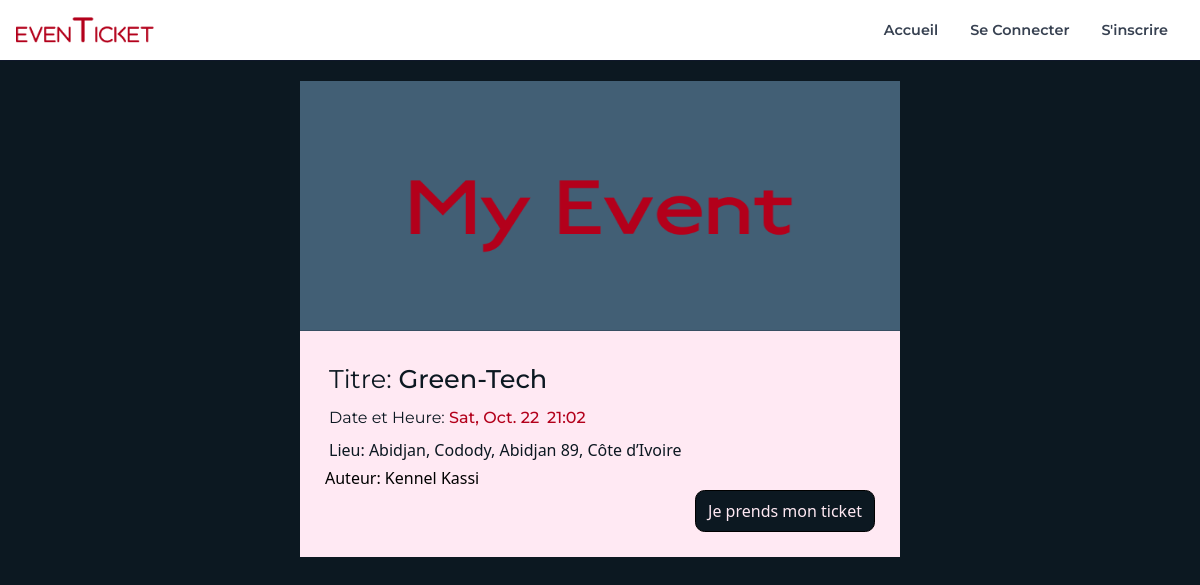
Page /event/3 on the earlier database version.
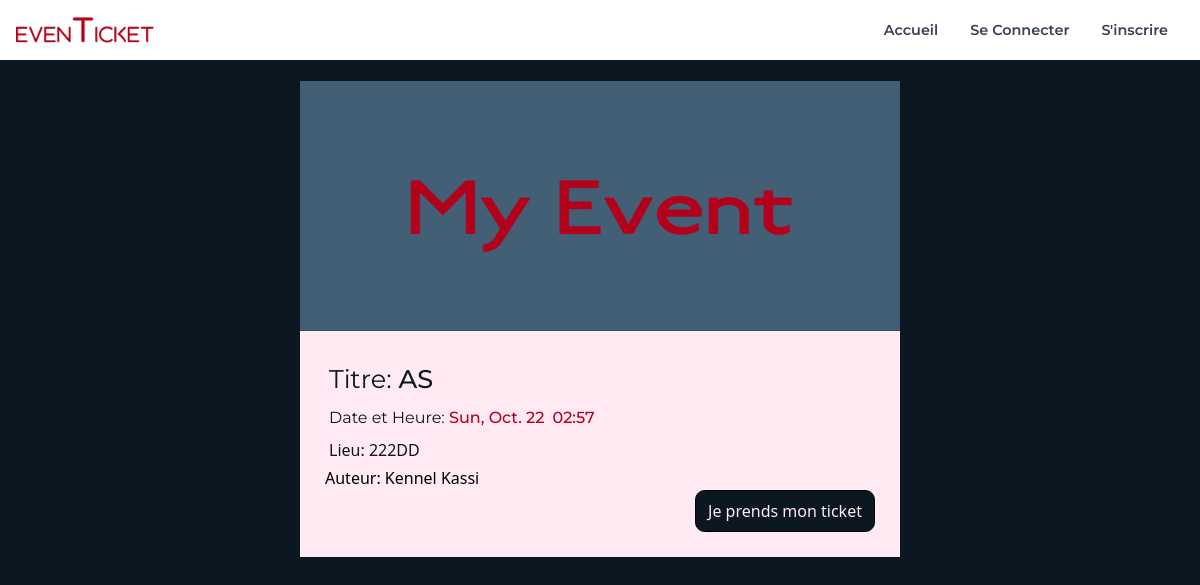
Same page on the later database version.
### mypass/models.py (models this page shows)
class Events(db.Model):
    id = db.Column('id_events', db.Integer, primary_key=True)
    title = db.Column('event_title', db.String(length=100), nullable=False)
    category = db.Column('category', db.Integer,
                         db.ForeignKey(Category.id), nullable=False)
    author = db.Column('author', db.Integer,
                       db.ForeignKey(Users.id), nullable=False)
    type = db.Column(db.Integer, db.ForeignKey(Type_Event.id), nullable=False)
    place = db.Column('event_place', db.String(length=100), nullable=False)
    date_event = db.Column(db.DateTime, nullable=False,
                           default=datetime.utcnow)
    time_event = db.Column(db.Time, nullable=False)
    seat = db.Column('nombre_places', db.Integer, nullable=False)
    image = db.Column('image', db.String(length=200),
                      default='defaultTheme.png')
    date_post = db.Column(db.DateTime, nullable=False,
                          default=datetime.utcnow)

### mypass/routes.py (the view)
@app.route('/event/<event_id>', methods=['GET', 'POST'])
def EventView(event_id):
    data = []
    button = Ticket()
    event = Events.query.get(event_id)
    author = Users.query.get(event.author)
    data.append({'id': event.id, "title": event.title, "date": event.date_event.strftime('%a, %b. %y'), 'author_id': event.author, 'author': author.first_name + ' ' + author.last_name, "heure": event.time_event.strftime('%H:%M'), "lieu": event.place,
                 "image": url_for('static', filename='thumbnails/images/{}'.format(event.image))}),
    return render_template('eventview.html', datas=data, button=button, title='Prendre sont ticket')

### mypass/templates/eventview.html (shortened to what this page needs)
{% extends 'layout.html' %} {% block content %}
<div class="ticket">
  {% for data in datas%}
  <div class="ticket-card">
    <div class="image-event">
      <img src={{ data.image }} class="image-ticket" />
    </div>
    <div class="event-infoCard">
      <div class="eventTitle"><span>Titre:</span> {{data.title}}</div>
      <div class="dateInfo">
        <div class="event-date"><span>Date et Heure:</span> {{data.date}}</div>
        <div class="event-hour">{{data.heure}}</div>
      </div>
      <div class="event-place">Lieu: <span>{{data.lieu}}</span> </div>
      <div class="event-author"> Auteur:
        <a href="{{url_for('profileuser', user_id = data.author_id)}}"
          >{{data.author}}</a
        >
      </div>
      <divc class="buttonEventview">
          <a
            href="{{url_for('ticket', event_id=data.id, user_id=current_user.id)}}"
            ><button>Je prends mon ticket</button></a
          >
      </div>
    </div>
  </div>
  {%endfor%}
{% endblock %}

### mypass/templates/layout.html (shortened to what this page needs)
<!DOCTYPE html>
<html lang="fr">
  <head>
    <link rel="stylesheet" href="{{url_for('static',filename='style.css')}}" />
    <script src="https://cdn.tailwindcss.com"></script>
  </head>
  <body>
    <header>
      <nav
        class="navBar flex flex-wrap items-center justify-between w-full py-4 md:py-0 px-4 text-lg text-gray-700 bg-white border-b border-slate-900"
      >
        <div>
          <a href="{{url_for('home')}}">
            <img
              src="{{url_for('static', filename='./pictures/logo.png')}}"
              alt="Logo"
              class="logo"
            />
          </a>
        </div>
        <div
          class="hidden w-full md:flex md:items-center md:w-auto md:justify-center"
          id="menu"
        >
          <ul class="pt-4 items-center md:flex md:justify-between md:pt-0">
            <li>
              <a
                class="font md:p-4 py-2 block text-bold"
                href="{{url_for('home')}}"
                >Accueil</a
              >
            </li>
            {% if current_user.is_authenticated %}
            <li>
              <a
                class="font md:p-4 py-2 block text-bold"
                href="{{url_for('createEvent')}}"
                >Organiser un évènement</a
              >
            </li>
            <li>
              <a
                class="font md:p-4 py-2 block text-bold"
                href="{{url_for('Event')}}"
                >Plus d'évènements</a
              >
            </li>
            <li>
              <a
                class="font md:p-4 py-2 block text-bold"
                href="{{url_for('profile')}}"
                >Mon Profile</a
              >
            </li>
            <li>
              <a
                class="font md:p-4 py-2 block text-bold"
                href="{{url_for('logout')}}"
                >Se Deconnecter</a
              >
            </li>
            {% else %}
            <li>
              <a
                class="font md:p-4 py-2 block text-bold"
                href="{{url_for('login')}}"
                >Se Connecter</a
              >
            </li>
            <li>
              <a
                class="font md:p-4 py-2 block text-bold"
                href="{{url_for('signUp')}}"
                >S'inscrire</a
              >
            </li>
            {% endif %}
          </ul>
        </div>
      </nav>
    </header>
    <section class="section-content">
       {% block content %} {% endblock
      content %}
    </section>
  </body>
</html>

### mypass/static/style.css (style rules this page uses)
* { margin: 0; padding: 0; box-sizing: border-box; }
.section-content { background-color: #0c1821; min-height: 100vh; min-width: 100%; }
@media screen and (min-width: 1024px) { .logo { width: 80%; } }
@media screen and (min-width: 1024px) { .navBar { background-color: #ffe9f3; } }
@media screen and (min-width: 1024px) { .font { font-family: montserrat; font-size: 0.9rem; font-weight: 600; } }
@media screen and (min-width: 1024px) { .image-ticket { width: 100%; height: 250px; } }
@media screen and (min-width: 1024px) { .event-infoCard { background-color: #ffe9f3; padding: 25px; } }
@media screen and (min-width: 1024px) { .eventTitle { color: #0c1821; font-family: montserrat; font-size: 1.6rem; margin: 4px; font-weight: 500; } }
@media screen and (min-width: 1024px) { .event-place { color: #0c1821; margin: 4px; } }
@media screen and (min-width: 1024px) { .event-date, .event-hour { color: #b3001b; font-family: montserrat; margin: 4px; font-weight: 500; } }
@media screen and (min-width: 1024px) { .dateInfo { display: flex; } }
@media screen and (min-width: 1024px) { .ticket-card { width: 50vw; } }
@media screen and (min-width: 1024px) { .ticket { padding: 20px; display: flex; justify-content: center; align-items: center; } }
@media screen and (min-width: 1024px) { .event-author a, .event-place span { font-weight: 500; } }
@media screen and (min-width: 1024px) { .buttonEventview a button { width: 180px; border: 1px solid black; padding: 8px; border-radius: 0.6rem; background-color: #0c1821; color: #ffe9f3; } }
@media screen and (min-width: 1024px) { .event-date span { color: #0c1821; font-weight: normal; } }
@media screen and (min-width: 1024px) { .eventTitle span { font-weight: normal; } }
@media screen and (min-width: 1024px) { .buttonEventview { display: flex; justify-content: flex-end; align-items: center; } }

Differences in the rows shown:
changed Events: title "Green-Tech" → "AS"; date "Sat, Oct. 22" → "Sun, Oct. 22"; heure "21:02" → "02:57"; lieu "Abidjan, Codody, Abidjan 89, Côte d’Ivoire" → "222DD"
